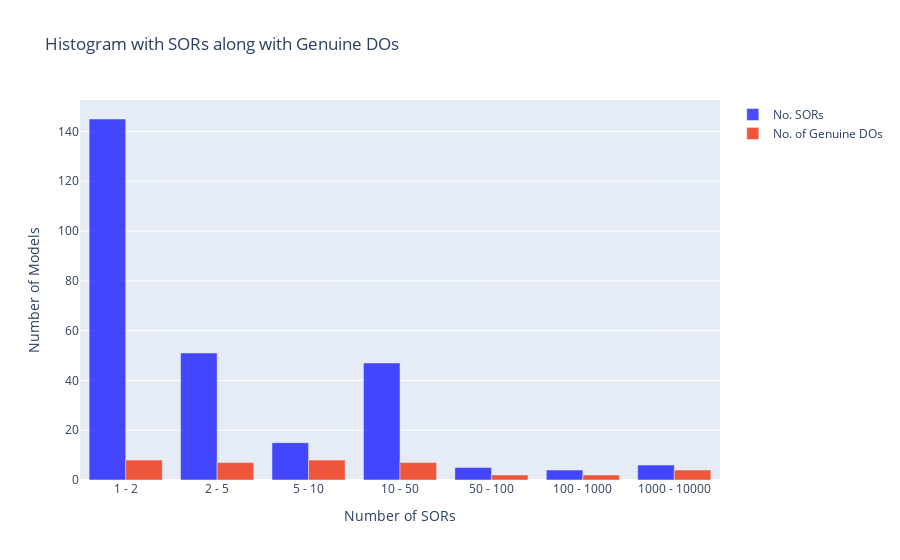

Notebook code for this chart:
### Code cell
import plotly.graph_objects as go
import numpy as np

bins = [1, 2, 5, 10, 50, 100, 1000, 10000]

hist, bin_edges = np.histogram(df['No. of SORs'], bins)
hist2, bin_edges = np.histogram(df['4a. No. of Genuine DOs'], bins)

# Create plotly histogram
fig = go.Figure()

# Add histogram trace
fig.add_trace(go.Bar(
    x=[f"{bins[i]} - {bins[i+1]}" for i in range(len(bins) - 1)],
    y=hist,
    marker_color='blue',
    opacity=0.7,
    name='No. SORs'
))

fig.add_trace(go.Bar(
    x=[f"{bins[i]} - {bins[i+1]}" for i in range(len(bins) - 1)],
    y=hist2,
    name='No. of Genuine DOs'))

# Update layout
fig.update_layout(
    title='Histogram with SORs along with Genuine DOs',
    xaxis=dict(title='Number of SORs'),
    yaxis=dict(title='Number of Models')
)

# Show plot
fig.show()

### Figure 1 — Plotly figure (JSON) as saved in the notebook; plotly's stock layout.template omitted (floating-point values rounded to 4 significant figures)
{"data": [{"marker": {"color": "blue"}, "name": "No. SORs", "opacity": 0.7, "type": "bar", "x": ["1 - 2", "2 - 5", "5 - 10", "10 - 50", "50 - 100", "100 - 1000", "1000 - 10000"], "y": [145, 51, 15, 47, 5, 4, 6]}, {"name": "No. of Genuine DOs", "type": "bar", "x": ["1 - 2", "2 - 5", "5 - 10", "10 - 50", "50 - 100", "100 - 1000", "1000 - 10000"], "y": [8, 7, 8, 7, 2, 2, 4]}], "layout": {"title": {"text": "Histogram with SORs along with Genuine DOs"}, "xaxis": {"title": {"text": "Number of SORs"}}, "yaxis": {"title": {"text": "Number of Models"}}}}
